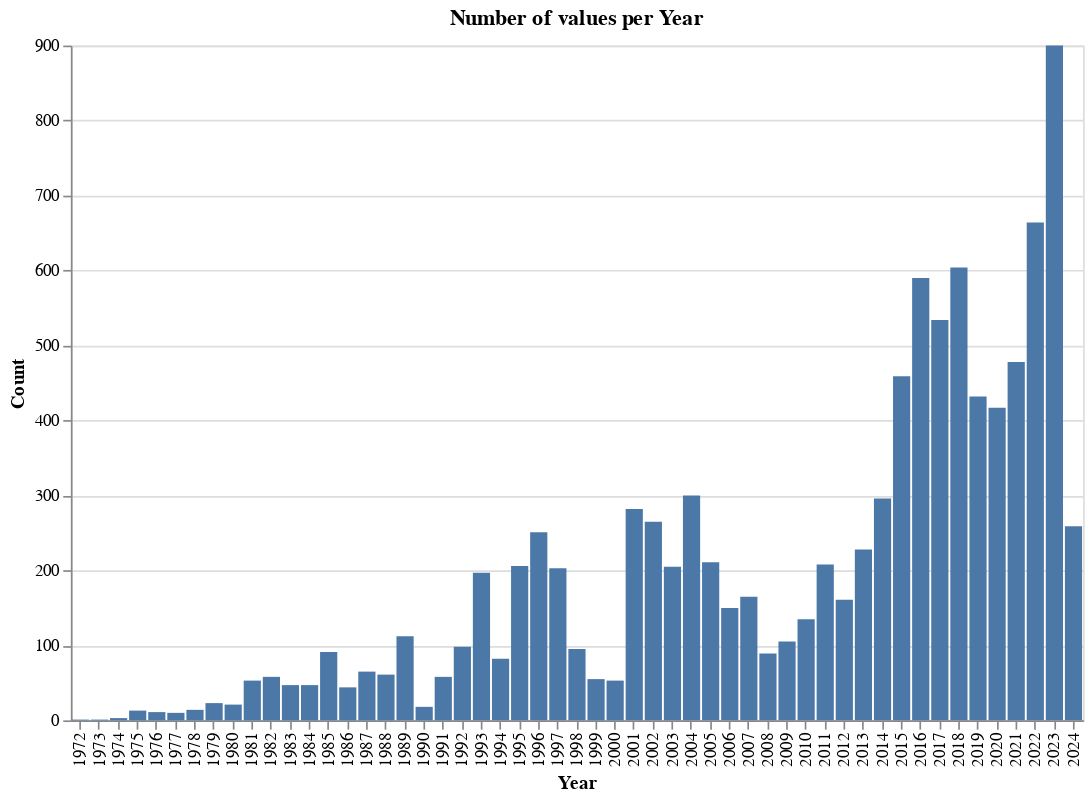

Write notebook code for a chart like this one.
### Code cell
# Plot number of samples per year
avg_df["Year"] = avg_df["SamplingTime"].dt.year
yearly_counts = avg_df.groupby("Year").size().reset_index(name="Count")

bar_chart = (
    alt.Chart(yearly_counts)
    .mark_bar()
    .encode(x="Year:O", y="Count:Q")
    .properties(title="Number of values per Year", width=600, height=400)
)

bar_chart

### Figure 1 — Vega-Lite specification as saved in the notebook (floating-point values rounded to 4 significant figures)
{"config": {"view": {"continuousWidth": 400, "continuousHeight": 300}}, "data": {"name": "data-bbb54877f8aed31bf2453cb77be04e04"}, "mark": "bar", "encoding": {"x": {"field": "Year", "type": "ordinal"}, "y": {"field": "Count", "type": "quantitative"}}, "height": 400, "title": "Number of values per Year", "width": 600, "$schema": "https://vega.github.io/schema/vega-lite/v4.17.0.json", "datasets": {"data-bbb54877f8aed31bf2453cb77be04e04": [{"Year": 1972, "Count": 1}, {"Year": 1973, "Count": 1}, {"Year": 1974, "Count": 3}, {"Year": 1975, "Count": 13}, {"Year": 1976, "Count": 11}, {"Year": 1977, "Count": 10}, {"Year": 1978, "Count": 14}, {"Year": 1979, "Count": 23}, {"Year": 1980, "Count": 21}, {"Year": 1981, "Count": 53}, {"Year": 1982, "Count": 58}, {"Year": 1983, "Count": 47}, {"Year": 1984, "Count": 47}, {"Year": 1985, "Count": 91}, {"Year": 1986, "Count": 44}, {"Year": 1987, "Count": 65}, {"Year": 1988, "Count": 61}, {"Year": 1989, "Count": 112}, {"Year": 1990, "Count": 18}, {"Year": 1991, "Count": 58}, {"Year": 1992, "Count": 98}, {"Year": 1993, "Count": 197}, {"Year": 1994, "Count": 82}, {"Year": 1995, "Count": 206}, {"Year": 1996, "Count": 251}, {"Year": 1997, "Count": 203}, {"Year": 1998, "Count": 95}, {"Year": 1999, "Count": 55}, {"Year": 2000, "Count": 53}, {"Year": 2001, "Count": 282}, {"Year": 2002, "Count": 265}, {"Year": 2003, "Count": 205}, {"Year": 2004, "Count": 300}, {"Year": 2005, "Count": 211}, {"Year": 2006, "Count": 150}, {"Year": 2007, "Count": 165}, {"Year": 2008, "Count": 89}, {"Year": 2009, "Count": 105}, {"Year": 2010, "Count": 135}, {"Year": 2011, "Count": 208}, {"Year": 2012, "Count": 161}, {"Year": 2013, "Count": 228}, {"Year": 2014, "Count": 296}, {"Year": 2015, "Count": 459}, {"Year": 2016, "Count": 590}, {"Year": 2017, "Count": 534}, {"Year": 2018, "Count": 604}, {"Year": 2019, "Count": 432}, {"Year": 2020, "Count": 417}, {"Year": 2021, "Count": 478}, {"Year": 2022, "Count": 664}, {"Year": 2023, "Count": 900}, {"Year": 2024, "Count": 259}]}}
